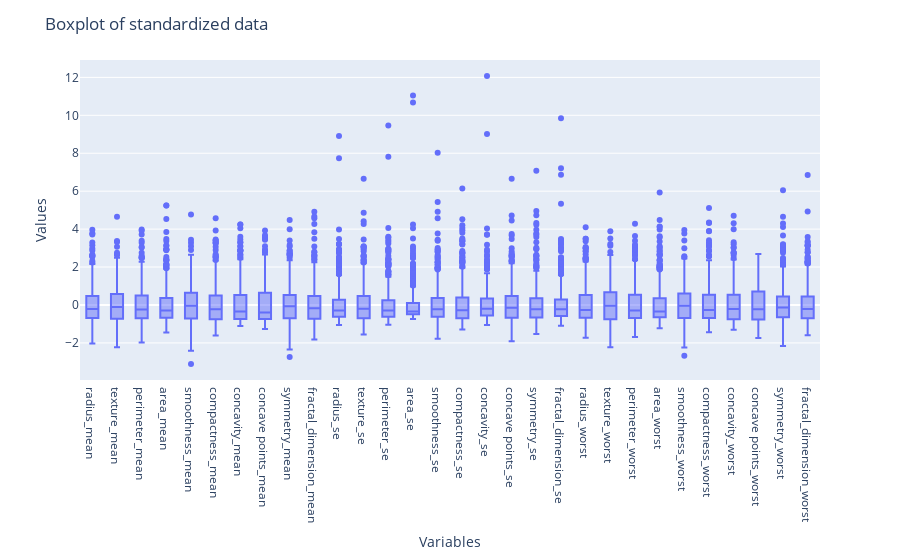

The code cell stored with this chart in its notebook:
### Code cell
#check for outliers
fig = px.box(X_scaled_df)

fig.update_layout(
    title="Boxplot of standardized data",
    xaxis_title="Variables",
    yaxis_title="Values"
)

fig.show()
fig.write_html(os.path.join(FIG_DIR, 'standardized_box_plot.html'))

### Figure 1 — Plotly figure (JSON) as saved in the notebook; plotly's stock layout.template omitted (floating-point values rounded to 4 significant figures; data arrays with more than 128 entries replaced by an {"elided": "..."} marker saying what was removed)
{"data": [{"alignmentgroup": "True", "hovertemplate": "variable=%{x}<br>value=%{y}<extra></extra>", "legendgroup": "", "marker": {"color": "#636efa"}, "name": "", "notched": false, "offsetgroup": "", "orientation": "v", "showlegend": false, "type": "box", "x": {"elided": "17070 str values"}, "x0": " ", "xaxis": "x", "y": {"elided": "17070 float values"}, "y0": " ", "yaxis": "y"}], "layout": {"boxmode": "group", "legend": {"tracegroupgap": 0}, "margin": {"t": 60}, "title": {"text": "Boxplot of standardized data"}, "xaxis": {"anchor": "y", "domain": [0, 1], "title": {"text": "Variables"}}, "yaxis": {"anchor": "x", "domain": [0, 1], "title": {"text": "Values"}}}}
